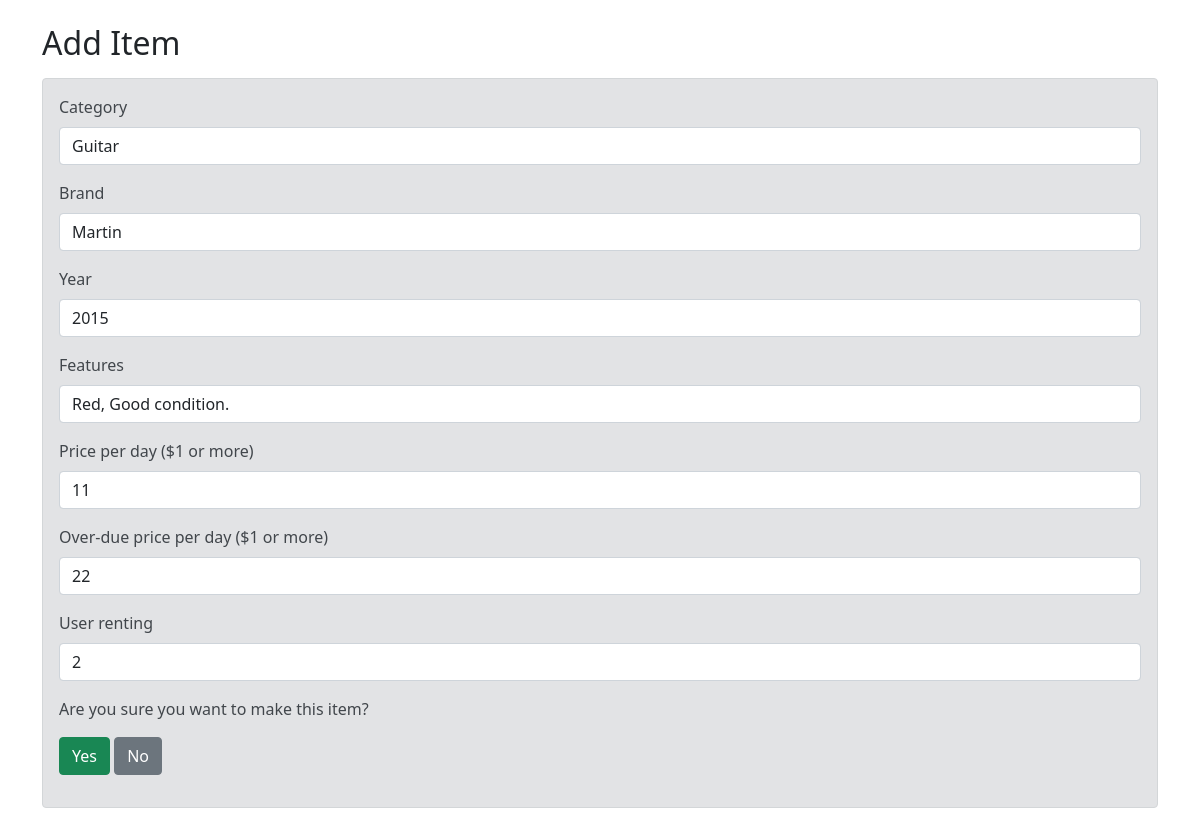
/item-add.php?itemID=5 (signed in), run on the app's committed database.
### tables this page shows
CREATE TABLE items (
    itemID INT(9) AUTO_INCREMENT,
    category VARCHAR(30) NOT NULL,
    brand VARCHAR(30) NOT NULL,
    yearMade YEAR(4) NOT NULL,
    features VARCHAR(150) NOT NULL,
    pricePerDay INT(6) NOT NULL,
    overduePrice INT(6) NOT NULL,
    available BOOLEAN NOT NULL,
    userID INT(9),
    PRIMARY KEY (itemID),
    FOREIGN KEY (userID) REFERENCES users (userID)
);

### item-add.php (the view, shortened to what this page needs)
<?php
require("./config.php");
$category = $categoryErr = "";
$brand = $brandErr = "";
$year = $yearErr = "";
$features = "";
$price = $priceErr = "";
$overduePrice = $overduePriceErr = "";
$available = "";
$userID = $userIDErr = "";
if ($_SERVER['REQUEST_METHOD'] == 'POST') {
    if (empty(trim($_POST['category']))) {
        $categoryErr = "Please enter a catgory.";
    } else {
        $category = trim($_POST['category']);
    }
    if (empty(trim($_POST['brand']))) {
        $brandErr = "Please enter a brand.";
    } else {
        $brand = trim($_POST['brand']);
    }
    if (empty(trim($_POST['year'])) || intval(trim($_POST['year'])) < 1900 || intval(trim($_POST['year'])) > 2021) {
        $yearErr = "Please enter a year (1900 - 2021).";
    } else {
        $year = trim($_POST['year']);
    }
    if (empty(trim($_POST['features']))) {
        $featuresErr = "Please enter a description.";
    } else {
        $features = trim($_POST['features']);
    }
    if (empty(trim($_POST['price'])) || trim($_POST['price']) < 1 || !is_numeric(trim($_POST['price'])) || !preg_match('/^[0-9]+$/', trim($_POST['price']))) {
        $priceErr = "Please enter a number greater than $1.";
    } else {
        $price = trim($_POST['price']);
    }
    if (empty(trim($_POST['overduePrice'])) || trim($_POST['overduePrice']) < 1 || !is_numeric($_POST['overduePrice']) || !preg_match('/^[0-9]+$/', $_POST['overduePrice'])) {
        $overduePriceErr = "Please enter a number greater than $1.";
    } else {
        $overduePrice = trim($_POST['overduePrice']);
    }
    if (!empty(trim($_POST['userID'])) && preg_match('/^[0-9]+$/', $_POST['userID']) && intval(trim($_POST['userID'])) >= 1) {
        $userID = trim($_POST['userID']);
        $available = FALSE;
    } else if (!empty(trim($_POST['userID'])) && !preg_match('/^[1-9]+$/', $_POST['userID']) && intval(trim($_POST['userID'])) < 1) {
        $userIDErr = "Enter an ID.";
    } else {
        $available = TRUE;
        $userID = NULL;
    }
    if(empty($categoryErr) && empty($brandErr) && empty($yearErr) && empty($priceErr) && empty($overduePriceErr) && empty($userIDErr)){
        $sql = "INSERT INTO items (category, brand, yearMade, features, pricePerDay, overduePrice, available, userID)
        VALUES (?,?,?,?,?,?,?,?)";
        if($stmt = $conn->prepare($sql)) {
            $stmt->bind_param('ssssiiii', $paramCategory, $paramBrand, $paramYear, $paramFeatures, $paramPrice, $paramOP, $paramAvailable, $paramUserID);
            $paramCategory = $category;
            $paramBrand = $brand;
            $paramYear = $year;
            $paramFeatures = $features;
            $paramPrice = $price;
            $paramOP = $overduePrice;
            $paramAvailable = $available;
            $paramUserID = $userID;
            if($stmt->execute()){
                header("location: home.php");
                exit();
            } else{
                echo "Error: {$conn->errno}  {$conn->error}";
            }
            $stmt->close();
        }
    }
} else {
    $sql = "SELECT * FROM items WHERE itemID = {$_GET['itemID']}";
    $result = $conn->query($sql);
    if ($result !== FALSE) {
        $row = $result->fetch_assoc();
        $category = $row['category'];
        $brand = $row['brand'];
        $year = $row['yearMade'];
        $features = $row['features'];
        $price = $row['pricePerDay'];
        $overduePrice = $row['overduePrice'];
        $userID = $row['userID'];
    } else {
        echo "Error: {$conn->errno}  {$conn->error}";
    }
}
?>
<html lang="en">
<head>
    <link href="https://cdn.jsdelivr.net/npm/bootstrap@5.0.0/dist/css/bootstrap.min.css" rel="stylesheet">
</head>
<body>
    <div class="wrapper">
        <div class="container">
            <div class="row">
                <div class="col-md-12">
                    <h2 class="mt-4 mb-3">Add Item</h2>
                    <form action="./add-item.php" method="post">
                        <div class="alert alert-secondary">
                            <div class="mb-3">
                                <label for="exampleInputLastName1" class="form-label">Category</label>
                                <input type="text" class="form-control <?php echo (!empty($categoryErr)) ? 'is-invalid' : ''; ?>" name="category" id="lName" value="<?php echo $category; ?>">
                            </div>
                            <div class="mb-3">
                                <label for="exampleInputLastName1" class="form-label">Brand</label>
                                <input type="text" class="form-control <?php echo (!empty($brandErr)) ? 'is-invalid' : ''; ?>" name="brand" id="lName" value="<?php echo $brand; ?>">
                            </div>
                            <div class="mb-3">
                                <label for="exampleInputLastName1" class="form-label">Year</label>
                                <input type="text" class="form-control <?php echo (!empty($yearErr)) ? 'is-invalid' : ''; ?>" name="year" id="lName" value="<?php echo $year; ?>">
                            </div>
                            <div class="mb-3">
                                <label for="exampleInputLastName1" class="form-label">Features</label>
                                <input type="text" class="form-control <?php echo (!empty($featuresErr)) ? 'is-invalid' : ''; ?>" name="features" id="lName" value="<?php echo $features; ?>">
                            </div>
                            <div class="mb-3">
                                <label for="exampleInputLastName1" class="form-label">Price per day ($1 or more)</label>
                                <input type="text" class="form-control <?php echo (!empty($priceErr)) ? 'is-invalid' : ''; ?>" name="price" id="lName" value="<?php echo $price; ?>">
                            </div>
                            <div class="mb-3">
                                <label for="exampleInputLastName1" class="form-label">Over-due price per day ($1 or more)</label>
                                <input type="text" class="form-control <?php echo (!empty($overduePriceErr)) ? 'is-invalid' : ''; ?>" name="overduePrice" id="lName" value="<?php echo $overduePrice; ?>">
                            </div>
                            <div class="mb-3">
                                <label for="exampleInputLastName1" class="form-label">User renting</label>
                                <input type="text" class="form-control <?php echo (!empty($userIDErr)) ? 'is-invalid' : ''; ?>" name="userID" id="lName" value="<?php echo $userID; ?>">
                            </div>
                            <p>Are you sure you want to make this item?</p>
                            <p>
                                <input type="submit" value="Yes" class="btn btn-success">
                                <a href="./home.php" class="btn btn-secondary ml-2">No</a>
                            </p>
                        </div>
                    </form>
                </div>
            </div>
        </div>
    </div>
</body>
</html>

### data on the page
items: category "Guitar", brand "Martin", year "2015", features "Red, Good condition.", price "11", overduePrice "22", userID "2"
